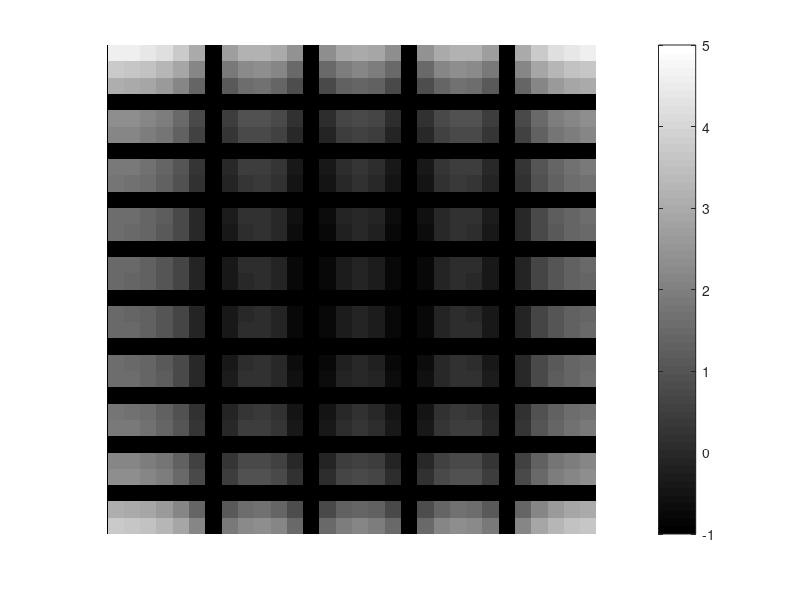
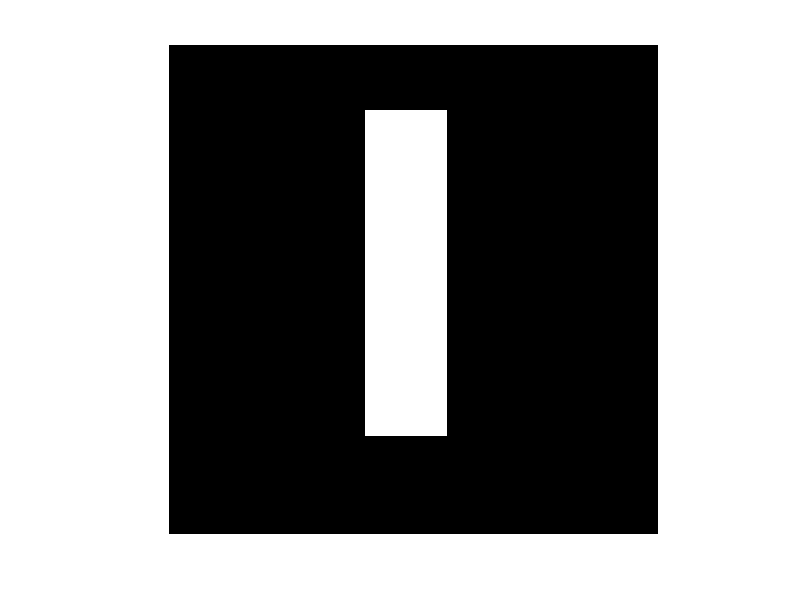
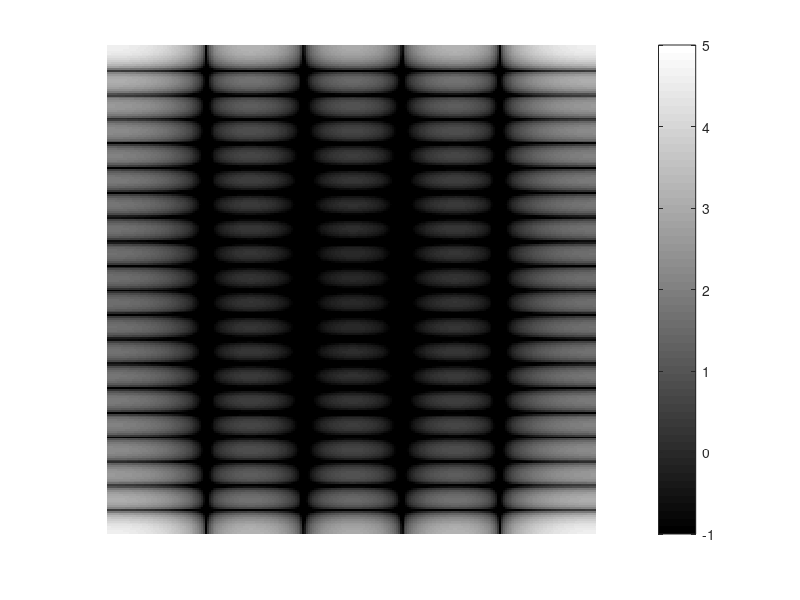
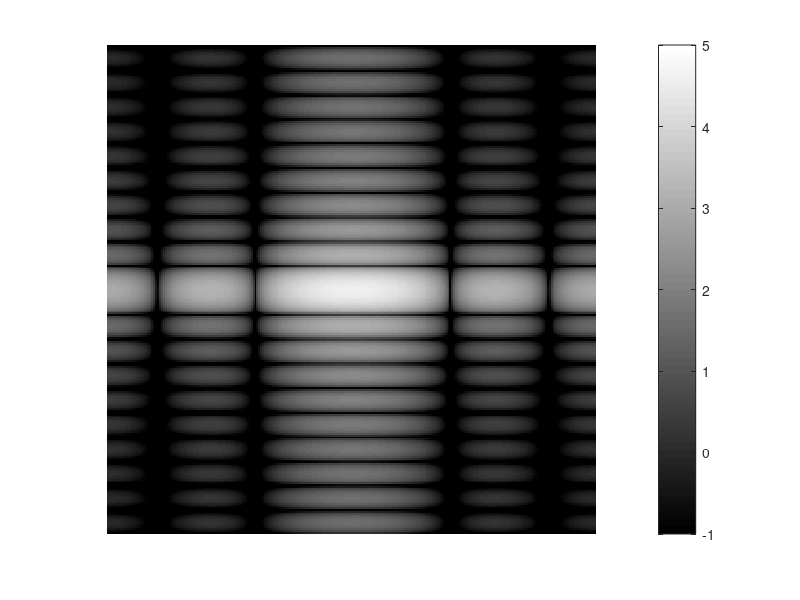

The MATLAB script that drew these images, in order: (Note: this script raises an error after producing the figures.)
f = zeros(30,30);
f(5:24,13:17) = 1;
figure(),
imshow(f,'InitialMagnification','fit')


F = fft2(f);
F2 = log(abs(F));
imshow(F2,[-1 5],'InitialMagnification','fit');
colormap(jet); colorbar

figure(),
F = ifft2(F);
imshow(F);

%Discrete Fourier Transform Computed With Padding
F = fft2(f,256,256);
F2 = log(abs(F));
figure(),
imshow(F2,[-1 5],'InitialMagnification','fit');
colormap(jet); colorbar





figure(),
%The zero-frequency coefficient, however, is still displayed 
%in the upper left corner rather than the center. 
%You can fix this problem by using the function 
%fftshift, which swaps the quadrants of F so that
%the zero-frequency coefficient is in the center.

F = fft2(f,256,256);
F2 = fftshift(F);
imshow(log(abs(F2)),[-1 5]); colormap(jet); colorbar



%Frequency Response of a Gaussian Filter
figure(),
h = fspecial('gaussian');
freqz2(h)


